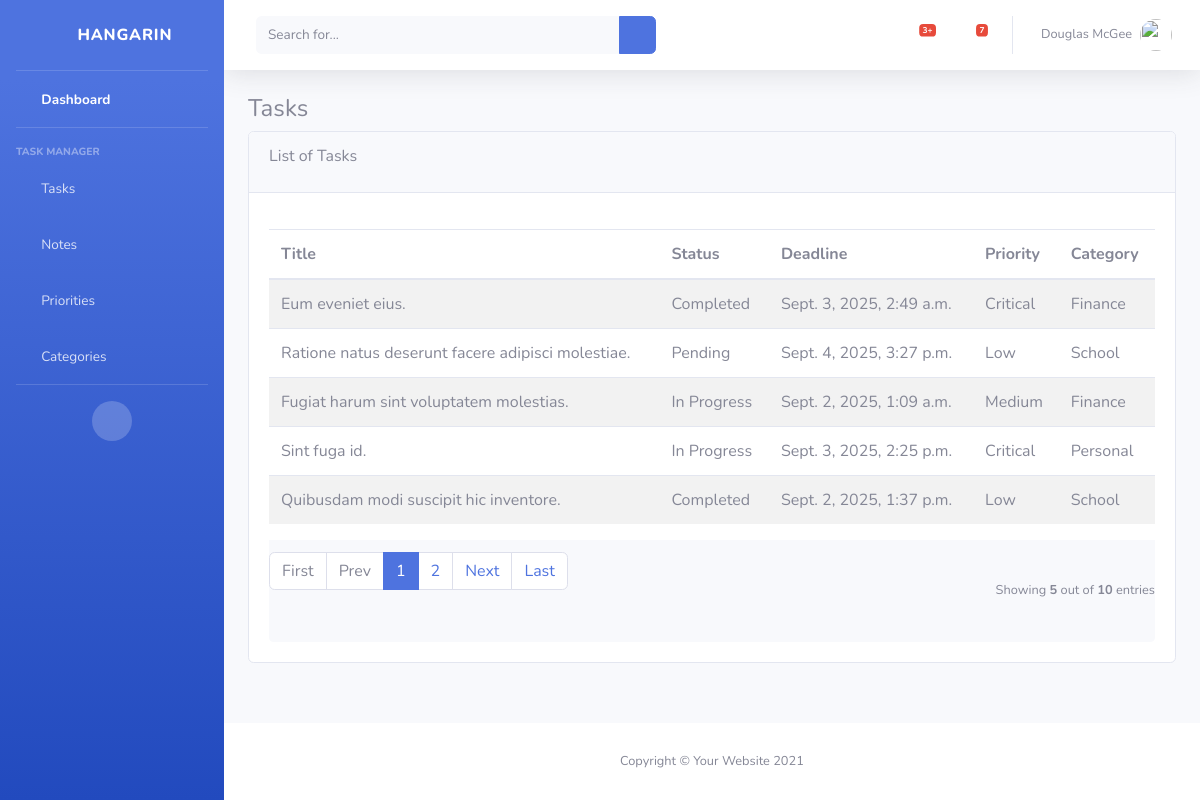
The app's page /task_list with its own data.
### taskmanager/models.py (models this page shows, shortened)
class BaseModel(models.Model):
    created_at = models.DateTimeField(auto_now_add=True, db_index=True)
    updated_at = models.DateTimeField(auto_now=True)
    class Meta:
        abstract = True

class Task(BaseModel):
    title = models.CharField(max_length=150)
    description = models.CharField(max_length=500)
    deadline = models.DateTimeField()
    status = models.CharField(max_length=50,
        choices=[
            ("Pending", "Pending"),
            ("In Progress ", "In Progress"),
            ("Completed", "Completed"),
        ], default="pending"
    )
    category = models.ForeignKey(Category, null=True, blank=True, on_delete=models.CASCADE)
    priority = models.ForeignKey(Priority, null=True, blank=True, on_delete=models.CASCADE)

class Priority(BaseModel):
    name = models.CharField(max_length=150)
    class Meta:
        verbose_name = "Priority"
        verbose_name_plural = "Priorities"
    def __str__(self):
        return self.name

class Category(BaseModel):
    name = models.CharField(max_length=150)
    class Meta:
        verbose_name = "Category"
        verbose_name_plural = "Categories"
    def __str__(self):
        return self.name

### taskmanager/views.py (the view)
# urls.py: path('task_list', TaskList.as_view(), name='task-list'),
class TaskList(ListView):
    model = Task
    context_object_name = 'task'
    template_name = 'task_list.html'
    paginate_by = 5

### templates/task_list.html
{% extends 'base.html' %} {% load static %} {% block content %}
<div class="content">
    <div class="container-fluid">
        <h4 class="page-title">Tasks</h4>
        <div class="row">
            <div class="col-md-12">
                <div class="card">
                    <div class="card-header">
                        <div class="card-title">List of Tasks</div>
                    </div>
                    <div class="card-body">
                        <table class="table table-striped mt-3">
                            <thead>
                                <tr>
                                    <th scope="col">Title</th>
                                    <th scope="col">Status</th>
                                    <th scope="col">Deadline</th>
                                    <th scope="col">Priority</th>
                                    <th scope="col">Category</th>
                                </tr>
                            </thead>
                            <tbody>
                                {% for object in object_list %}
                                <tr>
                                    <td>{{ object.title }}</td>
                                    <td>{{ object.status }}</td>
                                    <td>{{ object.deadline }}</td>
                                    <td>{{ object.priority }}</td>
                                    <td>{{ object.category }}</td>
                                </tr>
                                {% endfor %}
                            </tbody>
                        </table>
                        {% include 'includes/pagination.html' %}
                    </div>
                </div>
            </div>
        </div>
    </div>
</div>
{% endblock %}

### records on screen
Task: title "Eum eveniet eius.", status "Completed", deadline "Sept. 3, 2025, 2:49 a.m.", priority "Critical", category "Finance"
Task: title "Ratione natus deserunt facere adipisci molestiae.", status "Pending", deadline "Sept. 4, 2025, 3:27 p.m.", priority "Low", category "School"
Task: title "Fugiat harum sint voluptatem molestias.", status "In Progress", deadline "Sept. 2, 2025, 1:09 a.m.", priority "Medium", category "Finance"
Task: title "Sint fuga id.", status "In Progress", deadline "Sept. 3, 2025, 2:25 p.m.", priority "Critical", category "Personal"
Task: title "Quibusdam modi suscipit hic inventore.", status "Completed", deadline "Sept. 2, 2025, 1:37 p.m.", priority "Low", category "School"

### other values on screen
{{ page_num }} "1"
{{ page_num }} "2"
{{ object_list.count }} "5"
{{ paginator.count }} "10"
